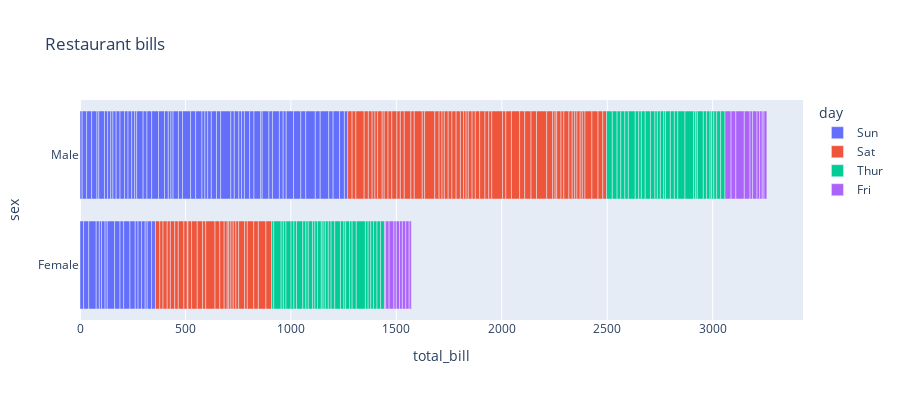

This figure's notebook cell:
### Code cell
fig = px.bar(df, x="total_bill", y="sex", color='day', orientation='h',
             hover_data=["tip", "size"],
             height=400,
             title='Restaurant bills')
fig.show()

### Figure 1 — Plotly figure (JSON) as saved in the notebook; plotly's stock layout.template omitted (floating-point values rounded to 4 significant figures; data arrays with more than 128 entries replaced by an {"elided": "..."} marker saying what was removed)
{"data": [{"alignmentgroup": "True", "customdata": {"elided": "76x2 float values"}, "hovertemplate": "day=Sun<br>total_bill=%{x}<br>sex=%{y}<br>tip=%{customdata[0]}<br>size=%{customdata[1]}<extra></extra>", "legendgroup": "Sun", "marker": {"color": "#636efa", "pattern": {"shape": ""}}, "name": "Sun", "offsetgroup": "Sun", "orientation": "h", "showlegend": true, "textposition": "auto", "type": "bar", "x": [16.99, 10.34, 21.01, 23.68, 24.59, 25.29, 8.77, 26.88, 15.04, 14.78, 10.27, 35.26, 15.42, 18.43, 14.83, 21.58, 10.33, 16.29, 16.97, 17.46, 13.94, 9.68, 30.4, 18.29, 22.23, 32.4, 28.55, 18.04, 12.54, 10.29, 34.81, 9.94, 25.56, 19.49, 38.07, 23.95, 25.71, 17.31, 29.93, 14.07, 13.13, 17.26, 24.55, 19.77, 29.85, 48.17, 25, 13.39, 16.49, 21.5, 12.66, 16.21, 13.81, 17.51, 24.52, 20.76, 31.71, 7.25, 31.85, 16.82, 32.9, 17.89, 14.48, 9.6, 34.63, 34.65, 23.33, 45.35, 23.17, 40.55, 20.69, 20.9, 30.46, 18.15, 23.1, 15.69], "xaxis": "x", "y": ["Female", "Male", "Male", "Male", "Female", "Male", "Male", "Male", "Male", "Male", "Male", "Female", "Male", "Male", "Female", "Male", "Female", "Male", "Female", "Male", "Male", "Male", "Male", "Male", "Male", "Male", "Male", "Male", "Male", "Female", "Female", "Male", "Male", "Male", "Male", "Male", "Female", "Female", "Male", "Male", "Male", "Male", "Male", "Male", "Female", "Male", "Female", "Female", "Male", "Male", "Male", "Female", "Male", "Female", "Male", "Male", "Male", "Male", "Male", "Male", "Male", "Male", "Male", "Female", "Male", "Male", "Male", "Male", "Male", "Male", "Male", "Female", "Male", "Female", "Male", "Male"], "yaxis": "y"}, {"alignmentgroup": "True", "customdata": {"elided": "87x2 float values"}, "hovertemplate": "day=Sat<br>total_bill=%{x}<br>sex=%{y}<br>tip=%{customdata[0]}<br>size=%{customdata[1]}<extra></extra>", "legendgroup": "Sat", "marker": {"color": "#EF553B", "pattern": {"shape": ""}}, "name": "Sat", "offsetgroup": "Sat", "orientation": "h", "showlegend": true, "textposition": "auto", "type": "bar", "x": [20.65, 17.92, 20.29, 15.77, 39.42, 19.82, 17.81, 13.37, 12.69, 21.7, 19.65, 9.55, 18.35, 15.06, 20.69, 17.78, 24.06, 16.31, 16.93, 18.69, 31.27, 16.04, 38.01, 26.41, 11.24, 48.27, 20.29, 13.81, 11.02, 18.29, 17.59, 20.08, 16.45, 3.07, 20.23, 15.01, 12.02, 17.07, 26.86, 25.28, 14.73, 10.51, 17.92, 44.3, 22.42, 20.92, 15.36, 20.49, 25.21, 18.24, 14.31, 14, 7.25, 10.59, 10.63, 50.81, 15.81, 26.59, 38.73, 24.27, 12.76, 30.06, 25.89, 48.33, 13.27, 28.17, 12.9, 28.15, 11.59, 7.74, 30.14, 20.45, 13.28, 22.12, 24.01, 15.69, 11.61, 10.77, 15.53, 10.07, 12.6, 32.83, 35.83, 29.03, 27.18, 22.67, 17.82], "xaxis": "x", "y": ["Male", "Male", "Female", "Female", "Male", "Male", "Male", "Male", "Male", "Male", "Female", "Male", "Male", "Female", "Female", "Male", "Male", "Male", "Female", "Male", "Male", "Male", "Male", "Female", "Male", "Male", "Male", "Male", "Male", "Male", "Male", "Male", "Female", "Female", "Male", "Male", "Male", "Female", "Female", "Female", "Female", "Male", "Male", "Female", "Female", "Female", "Male", "Male", "Male", "Male", "Female", "Male", "Female", "Female", "Female", "Male", "Male", "Male", "Male", "Male", "Female", "Male", "Male", "Male", "Female", "Female", "Female", "Male", "Male", "Male", "Female", "Male", "Male", "Female", "Male", "Male", "Male", "Male", "Male", "Male", "Male", "Male", "Female", "Male", "Female", "Male", "Male"], "yaxis": "y"}, {"alignmentgroup": "True", "customdata": [[4, 4], [3, 2], [2.71, 2], [3, 2], [3.4, 2], [1.83, 1], [5, 2], [2.03, 2], [5.17, 4], [2, 2], [4, 2], [5.85, 2], [3, 2], [1.5, 2], [1.8, 2], [2.92, 4], [2.31, 2], [1.68, 2], [2.5, 2], [2, 2], [2.52, 2], [4.2, 6], [1.48, 2], [2, 2], [2, 2], [2.18, 3], [1.5, 2], [2.83, 2], [1.5, 2], [2, 2], [3.25, 2], [1.25, 2], [2, 2], [2, 2], [2, 2], [2.75, 2], [3.5, 2], [6.7, 6], [5, 5], [5, 6], [2.3, 2], [1.5, 2], [1.36, 3], [1.63, 2], [1.73, 2], [2, 2], [4.19, 2], [2.56, 2], [2.02, 2], [4, 2], [1.44, 2], [2, 2], [5, 4], [2, 2], [2, 2], [4, 3], [2.01, 2], [2, 2], [2.5, 2], [4, 4], [3.23, 3], [3, 2]], "hovertemplate": "day=Thur<br>total_bill=%{x}<br>sex=%{y}<br>tip=%{customdata[0]}<br>size=%{customdata[1]}<extra></extra>", "legendgroup": "Thur", "marker": {"color": "#00cc96", "pattern": {"shape": ""}}, "name": "Thur", "offsetgroup": "Thur", "orientation": "h", "showlegend": true, "textposition": "auto", "type": "bar", "x": [27.2, 22.76, 17.29, 19.44, 16.66, 10.07, 32.68, 15.98, 34.83, 13.03, 18.28, 24.71, 21.16, 10.65, 12.43, 24.08, 11.69, 13.42, 14.26, 15.95, 12.48, 29.8, 8.52, 14.52, 11.38, 22.82, 19.08, 20.27, 11.17, 12.26, 18.26, 8.51, 10.33, 14.15, 16, 13.16, 17.47, 34.3, 41.19, 27.05, 16.43, 8.35, 18.64, 11.87, 9.78, 7.51, 19.81, 28.44, 15.48, 16.58, 7.56, 10.34, 43.11, 13, 13.51, 18.71, 12.74, 13, 16.4, 20.53, 16.47, 18.78], "xaxis": "x", "y": ["Male", "Male", "Male", "Male", "Male", "Female", "Male", "Male", "Female", "Male", "Male", "Male", "Male", "Female", "Female", "Female", "Male", "Female", "Male", "Male", "Female", "Female", "Male", "Female", "Female", "Male", "Male", "Female", "Female", "Female", "Female", "Female", "Female", "Female", "Male", "Female", "Female", "Male", "Male", "Female", "Female", "Female", "Female", "Female", "Male", "Male", "Female", "Male", "Male", "Male", "Male", "Male", "Female", "Female", "Male", "Male", "Female", "Female", "Female", "Male", "Female", "Female"], "yaxis": "y"}, {"alignmentgroup": "True", "customdata": [[3, 2], [3.5, 2], [1, 2], [4.3, 2], [3.25, 2], [4.73, 4], [4, 2], [1.5, 2], [3, 2], [1.5, 2], [2.5, 2], [3, 2], [2.2, 2], [3.48, 2], [1.92, 1], [3, 3], [1.58, 2], [2.5, 2], [2, 2]], "hovertemplate": "day=Fri<br>total_bill=%{x}<br>sex=%{y}<br>tip=%{customdata[0]}<br>size=%{customdata[1]}<extra></extra>", "legendgroup": "Fri", "marker": {"color": "#ab63fa", "pattern": {"shape": ""}}, "name": "Fri", "offsetgroup": "Fri", "orientation": "h", "showlegend": true, "textposition": "auto", "type": "bar", "x": [28.97, 22.49, 5.75, 16.32, 22.75, 40.17, 27.28, 12.03, 21.01, 12.46, 11.35, 15.38, 12.16, 13.42, 8.58, 15.98, 13.42, 16.27, 10.09], "xaxis": "x", "y": ["Male", "Male", "Female", "Female", "Female", "Male", "Male", "Male", "Male", "Male", "Female", "Female", "Male", "Female", "Male", "Female", "Male", "Female", "Female"], "yaxis": "y"}], "layout": {"barmode": "relative", "height": 400, "legend": {"title": {"text": "day"}, "tracegroupgap": 0}, "title": {"text": "Restaurant bills"}, "xaxis": {"anchor": "y", "domain": [0, 1], "title": {"text": "total_bill"}}, "yaxis": {"anchor": "x", "domain": [0, 1], "title": {"text": "sex"}}}}
